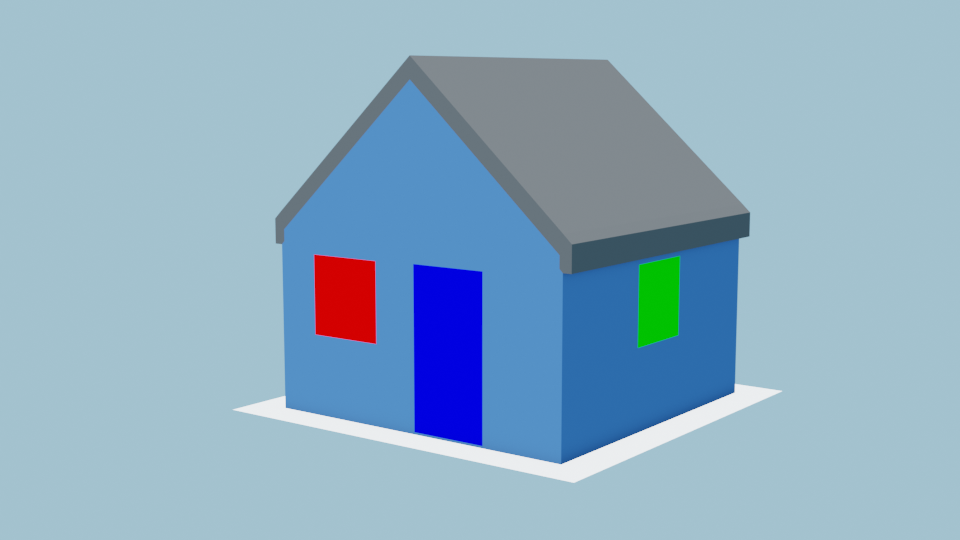
#> input picture house1.png, 960 x 540 px
$ python test.py
#> lines starting #> are read from the running program, lines starting #| are printed output that depends on the picture
import cv2
import numpy as np
import matplotlib.pyplot as plt
import math
np.set_printoptions(4,suppress=True)


def cv2_imshow(imgz, title=None, cmap='gray'):
    plt.imshow(imgz, cmap=cmap)
    if title is not None:
        plt.title(title)
    plt.show()

image = cv2.imread("house1.png", 0)
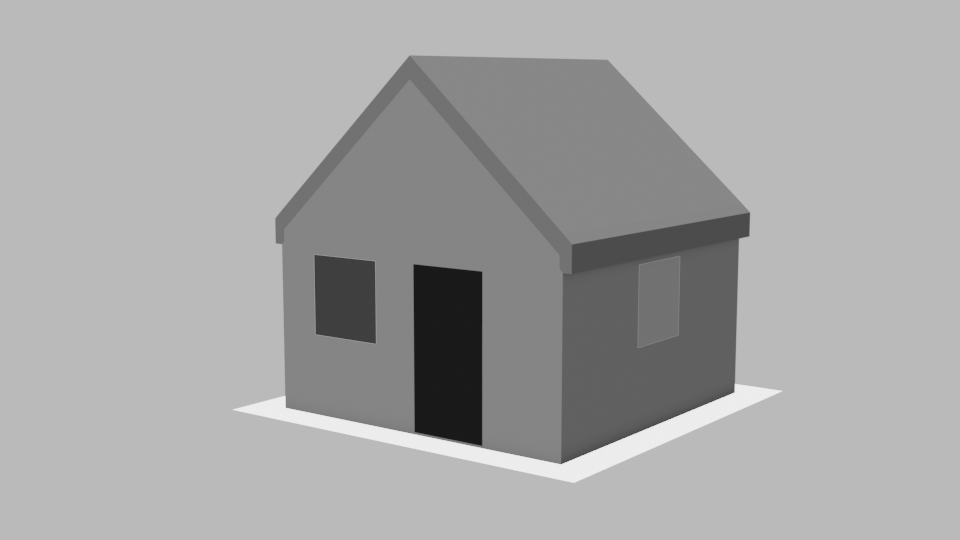
#> image: shape (540, 960); min 25, max 237, mean 165.6
print("im shape:",image.shape)
#| im shape: (540, 960)
print("im dim:",image.ndim)
#| im dim: 2
cv2_imshow(image, "Canny Image")

image = cv2.imread("house2.png", 0)
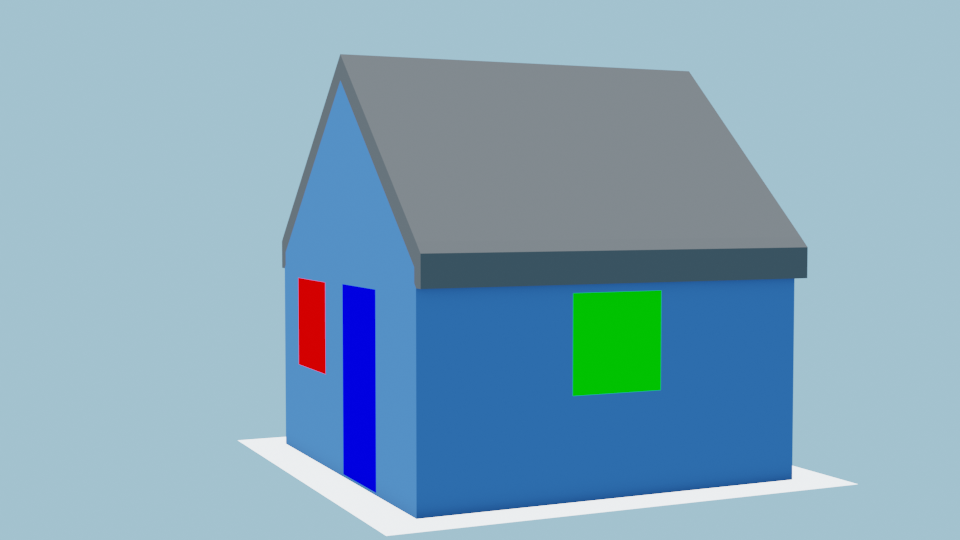
#> input picture house2.png, 960 x 540 px
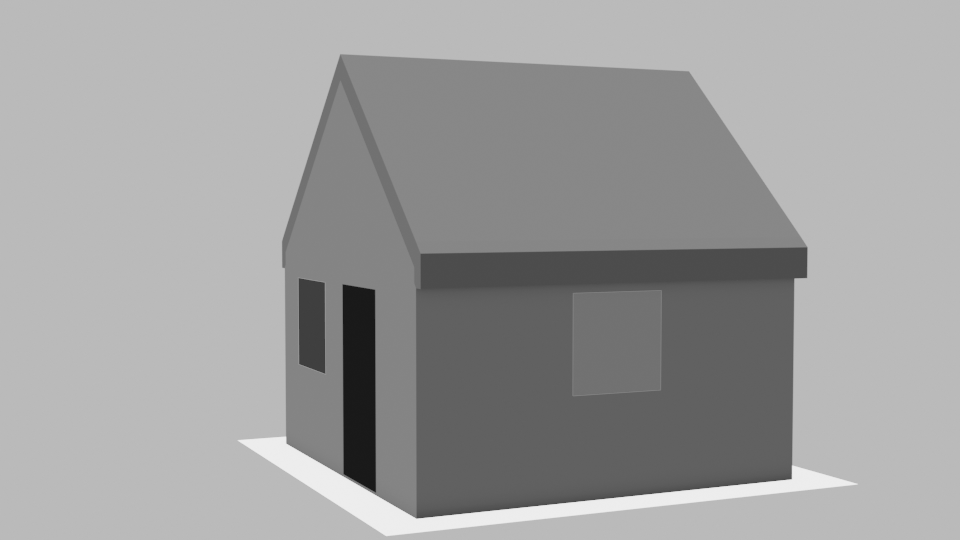
#> image: shape (540, 960); min 25, max 238, mean 157.6
print("im shape:",image.shape)
#| im shape: (540, 960)
print("im dim:",image.ndim)
#| im dim: 2
cv2_imshow(image, "Canny Image")
